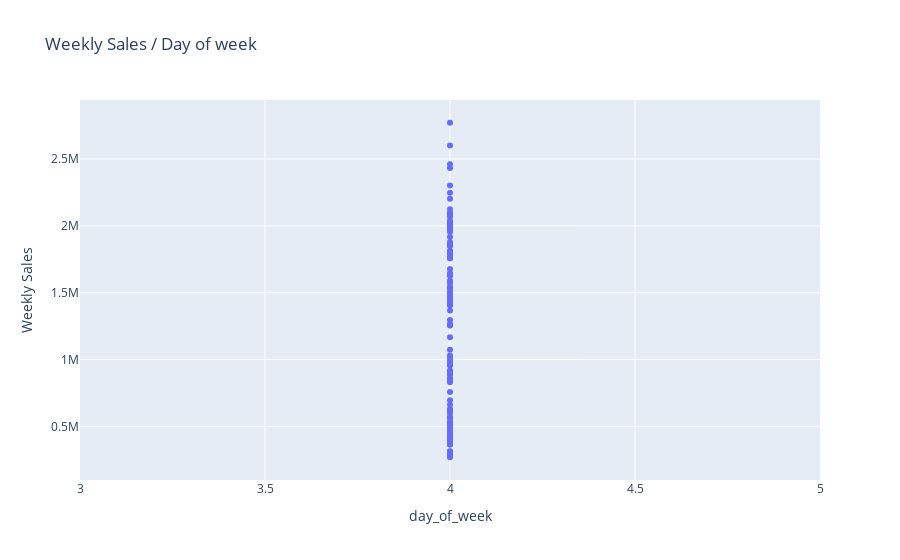

This figure's notebook cell:
### Code cell
fig = px.scatter(df, x='day_of_week', y='Weekly_Sales', title='Weekly Sales / Day of week', labels={'Date': 'Date', 'Weekly_Sales': 'Weekly Sales'})
fig.show()

### Figure 1 — Plotly figure (JSON) as saved in the notebook; plotly's stock layout.template omitted (floating-point values rounded to 4 significant figures; data arrays with more than 128 entries replaced by an {"elided": "..."} marker saying what was removed)
{"data": [{"hovertemplate": "day_of_week=%{x}<br>Weekly Sales=%{y}<extra></extra>", "legendgroup": "", "marker": {"color": "#636efa", "symbol": "circle"}, "mode": "markers", "name": "", "orientation": "v", "showlegend": false, "type": "scatter", "x": {"elided": "136 int values"}, "xaxis": "x", "y": {"elided": "136 float values"}, "yaxis": "y"}], "layout": {"legend": {"tracegroupgap": 0}, "title": {"text": "Weekly Sales / Day of week"}, "xaxis": {"anchor": "y", "domain": [0, 1], "title": {"text": "day_of_week"}}, "yaxis": {"anchor": "x", "domain": [0, 1], "title": {"text": "Weekly Sales"}}}}
